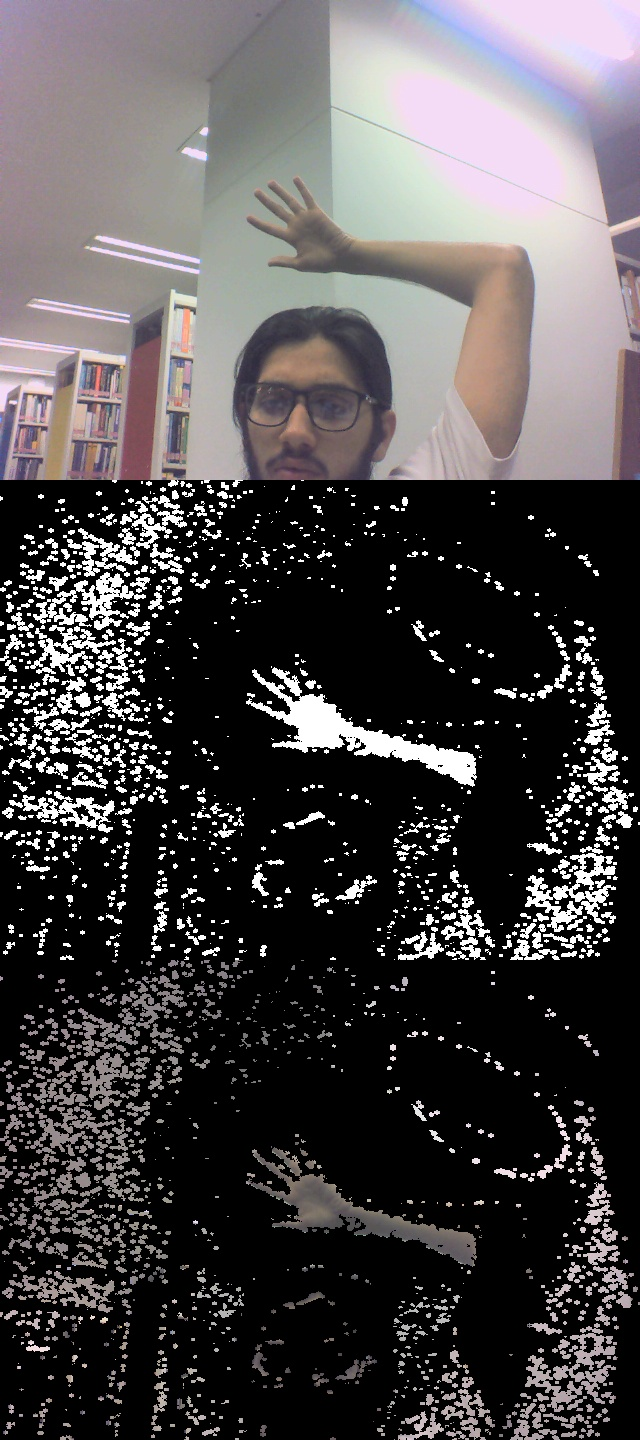
#> input picture res.jpg, 640 x 1440 px, given in place of the camera
$ python backgrnd.py
#> lines starting #> are read from the running program, lines starting #| are printed output that depends on the picture; after the words box and inside, x2 and y2 are one past the last pixel; in counts of white or black regions, pixels touching at a corner belong together
import cv2

cam = cv2.VideoCapture(0)

ret, bg = cam.read()
#> bg is the input picture: shape (1440, 640, 3); mean B, G, R 73.9, 72.8, 76.3

while True:
    ret, frame = cam.read()
    frame = cv2.blur(frame, (5,5))
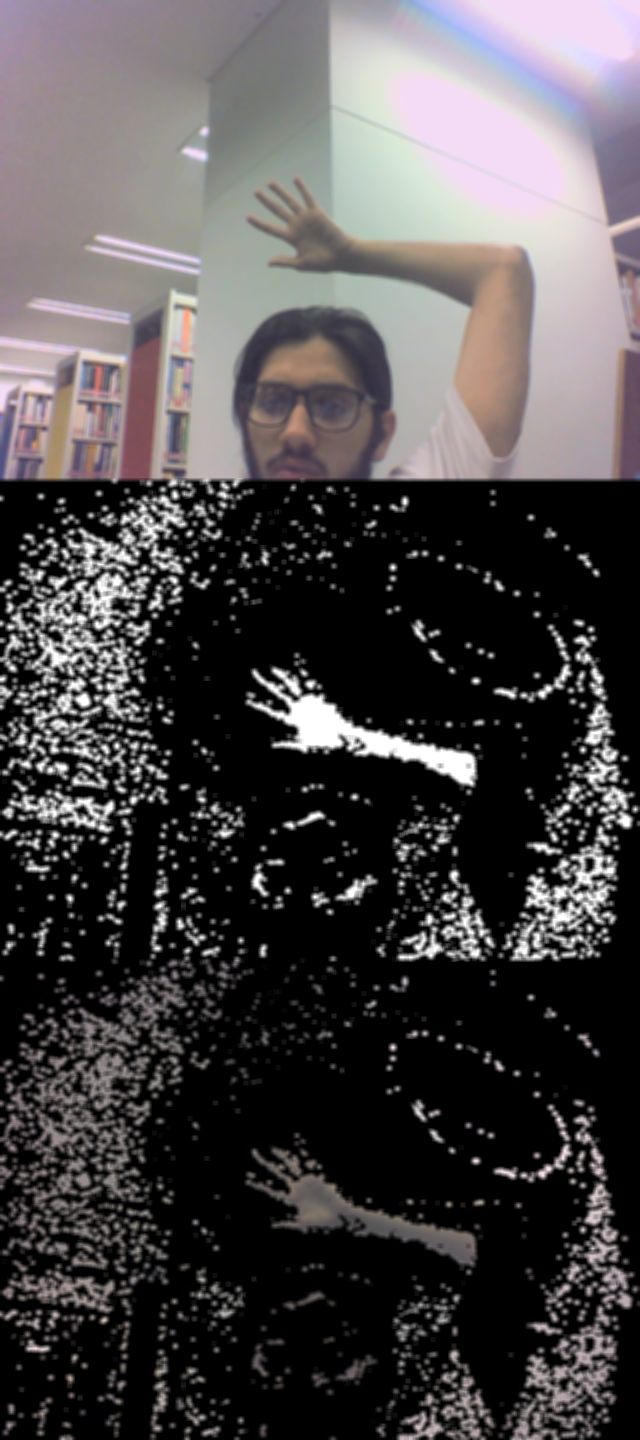
#> frame: shape (1440, 640, 3); mean B, G, R 73.9, 72.8, 76.3
    mask = cv2.absdiff(frame, bg)
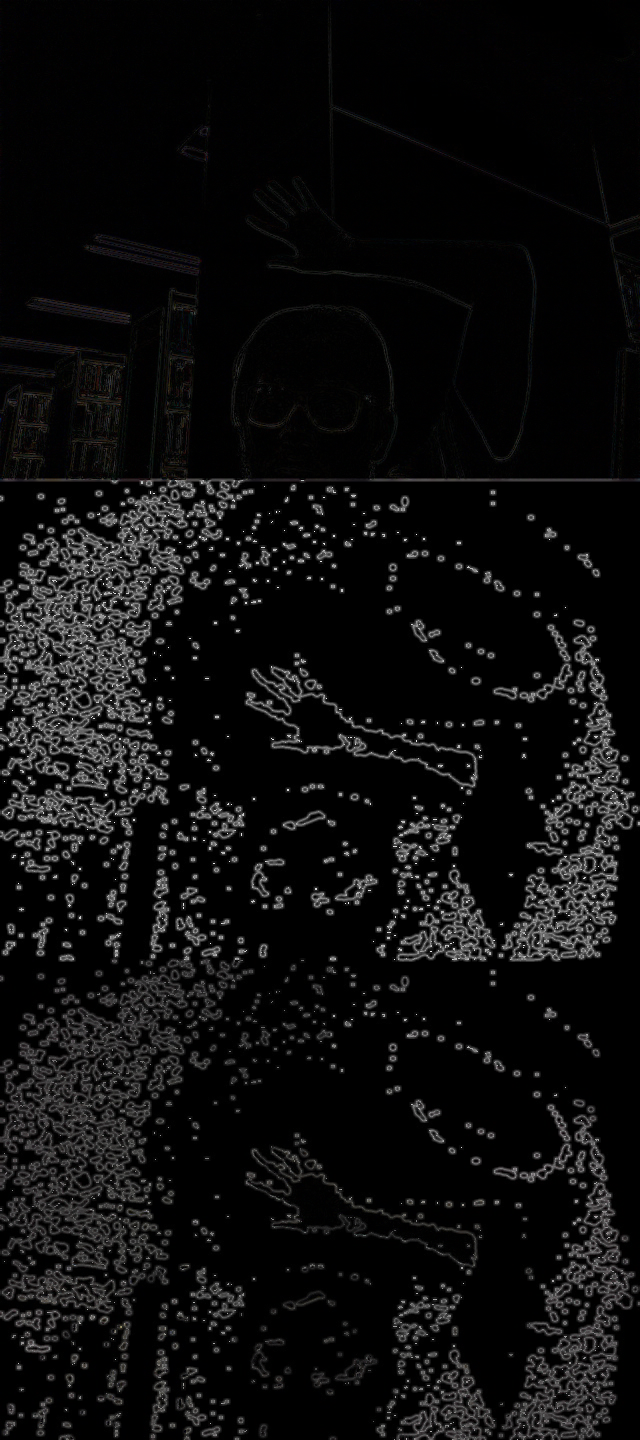
#> mask: shape (1440, 640, 3); mean B, G, R 14.2, 14.1, 14.3

    gray = cv2.cvtColor(mask, cv2.COLOR_BGR2GRAY)
    ret, gray = cv2.threshold(gray, 50, 255, cv2.THRESH_BINARY)
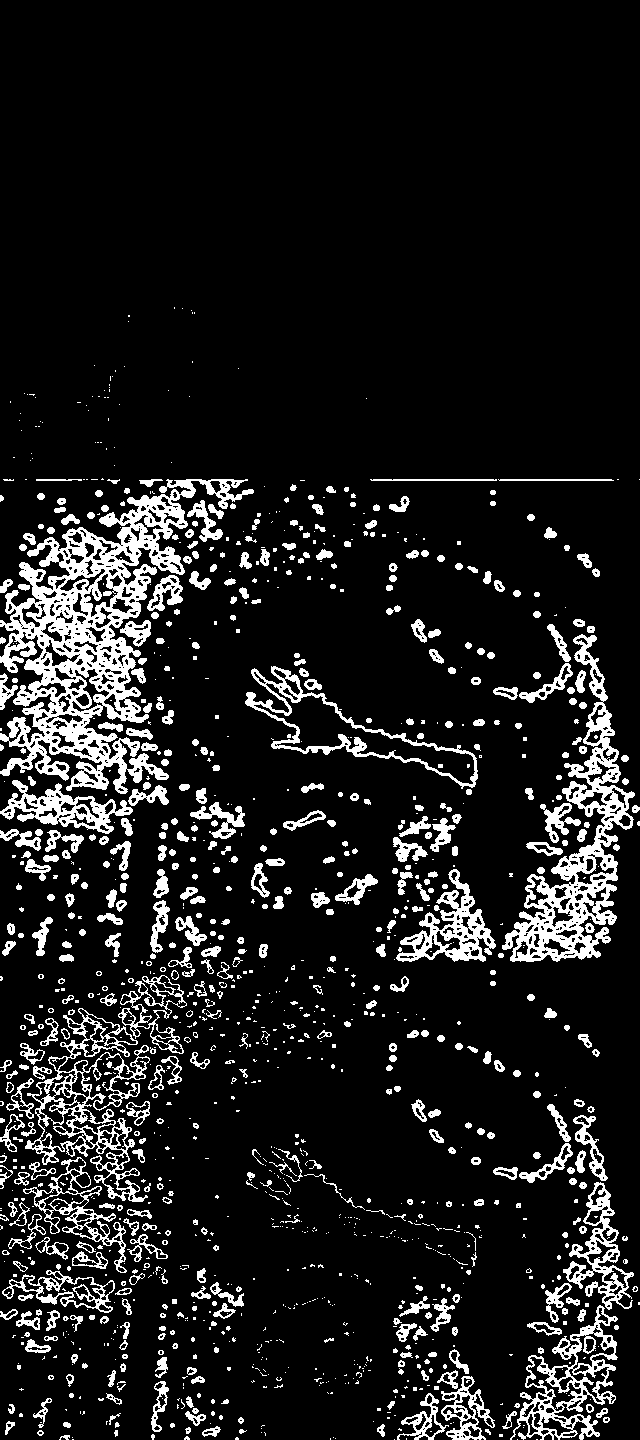
#> gray: shape (1440, 640); 11.3% white; 1324 white regions (781 under 20 px), largest, box (x1, y1, x2, y2) and area: (0, 479, 254, 794) 22754, (502, 634, 635, 962) 10057, (25, 1008, 150, 1202) 5230

    kernel = cv2.getStructuringElement(cv2.MORPH_RECT, (5,5))
    gray = cv2.morphologyEx(gray, cv2.MORPH_CLOSE, kernel)
#> gray: shape (1440, 640); 16.2% white; 646 white regions (344 under 20 px), largest, box (x1, y1, x2, y2) and area: (0, 479, 254, 845) 40452, (0, 943, 247, 1324) 30041, (493, 619, 640, 962) 17399

    gray = cv2.blur(gray, (9,9))
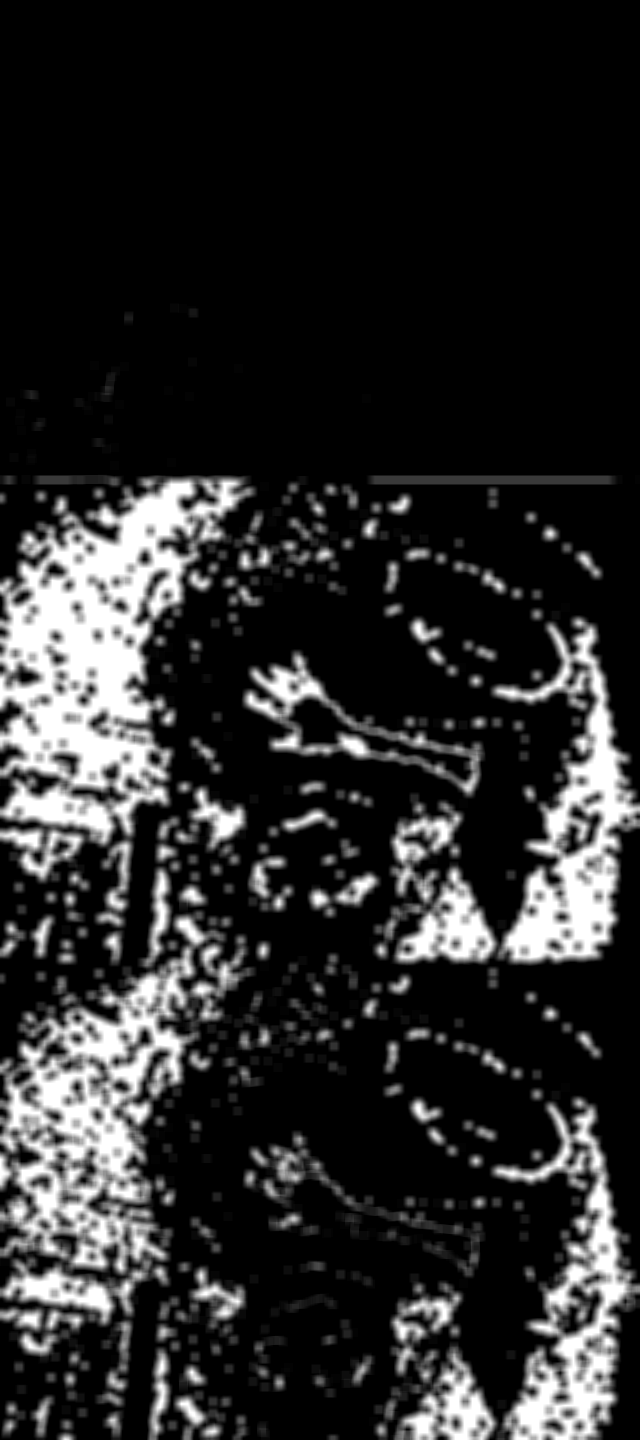
#> gray: shape (1440, 640); min 0, max 255, mean 41.4
    cv2.imshow("mask", mask)
    cv2.imshow("gray", gray)
    cv2.imshow("webcam", frame)

    if cv2.waitKey(2) & 0xFF == 27:
#> (key Esc is pressed here)
        break

cam.release()
cv2.destroyAllWindows()
